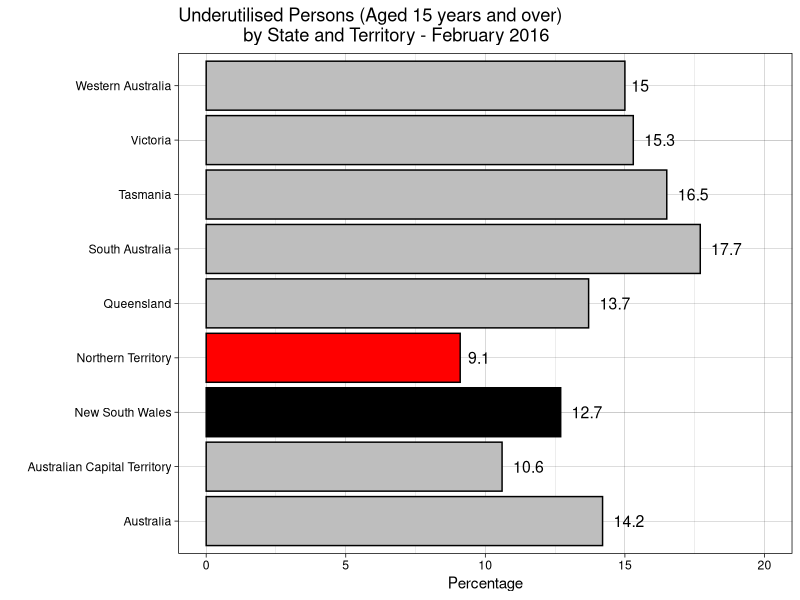

This figure's R source:
# Underutilised Persons (Aged 15 years and over)
# by State and Territory - February 2016
#
# Data source: ABS (2016). Labour Force, Australia, Mar 2016.
#              Canberra: Australian Bureau of Statistics
#

library(ggplot2)

underutilized <- read.csv(file="ABS_data/Underutilized_persons.csv",
                      stringsAsFactors=FALSE)
# Make colours for bars and bind
bar_colour = c("black","grey","grey","grey","grey","grey","red","grey","grey")
underutilized <- cbind(underutilized, bar_colour)

# plot data: ggplot2
g <- ggplot(data = underutilized, aes(Region, Value)) +
     geom_bar(stat = "identity", fill = bar_colour, colour="black") +
     coord_flip() +
     ggtitle("Underutilised Persons (Aged 15 years and over)
             by State and Territory - February 2016") +
     labs(x = "", y = "Percentage") +
     scale_y_continuous(limits = c(0,20)) +
     geom_text(aes(label=Value),
               position=position_dodge(width=0.9),
               hjust=-0.35,
               size = 4) +
     guides(fill = FALSE) +
     theme_linedraw()


print(g)
# ggsave("images/underutilized_persons.png", height = 5, width = 7)

